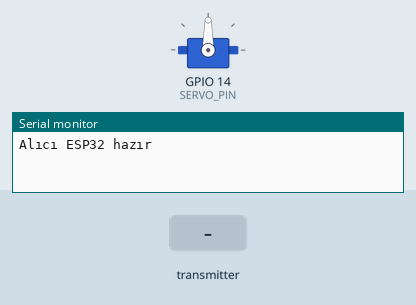
A sketch run on a simulated ESP32. Shown: servo, the last lines printed to the serial monitor. The inputs (shaded band) are chosen by the test bench. No radio packets arrive unless stated.

Above: at 1.2 s.
1.3 s: the transmitter starts sending receivedValue = 0
At 2.5 s:
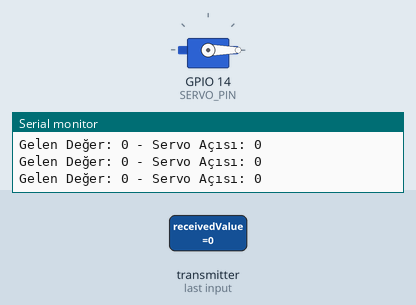
2.8 s: the transmitter starts sending receivedValue = 1024
At 3.7 s:
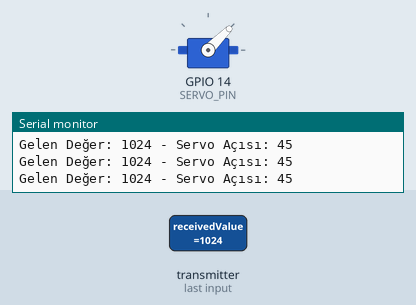
4.3 s: the transmitter starts sending receivedValue = 4095
At 4.8 s:
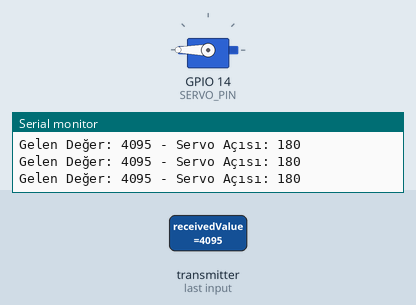
5.8 s: the transmitter starts sending receivedValue = 2048
At 7.2 s:
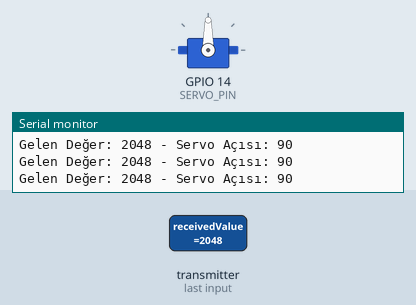
Timing chart, 0 to 8.3 s (numbered marks = the images above; inputs shaded):
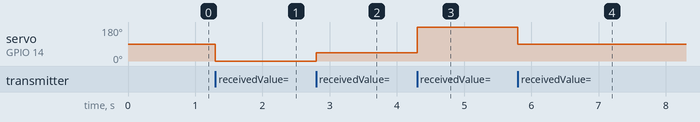

The sketch:

pot_alma.ino
```cpp
#include <RF24.h>
#include <Servo_ESP32.h>

// Define NRF24L01 pins
#define CE_PIN 4
#define CSN_PIN 5

// Servo motor pin
static const int  SERVO_PIN = 14;  // GPIO2

RF24 radio(CE_PIN, CSN_PIN);
const byte address[6] = "00001";  // Adres tanımlama

Servo_ESP32 myServo;  // Servo motor nesnesi

void setup() {
  Serial.begin(115200);

  // Initialize NRF24L01
  radio.begin();
  radio.openReadingPipe(1, address);
  radio.setPALevel(RF24_PA_LOW);
  radio.startListening();

  myServo.attach(SERVO_PIN);  // Servo motoru bağla

  Serial.println("Alıcı ESP32 hazır");
}

void loop() {
  if (radio.available()) {
    int receivedValue;
    radio.read(&receivedValue, sizeof(receivedValue));  // Mesajı al

    // Potansiyometre değerini 0-180 aralığına çevir
    int servoValue = map(receivedValue, 0, 4095, 0, 180);
    myServo.write(servoValue);  // Servo motorun açı değerini ayarla

    Serial.print("Gelen Değer: ");
    Serial.print(receivedValue);
    Serial.print(" - Servo Açısı: ");
    Serial.println(servoValue);
  }
}
```

Measured:
- after the input at 1.3 s, servo on GPIO 14 (SERVO_PIN): 90° → 0° at once
- after the input at 2.8 s, servo on GPIO 14 (SERVO_PIN): 0° → 45° at once
- after the input at 4.3 s, servo on GPIO 14 (SERVO_PIN): 45° → 180° at once
- after the input at 5.8 s, servo on GPIO 14 (SERVO_PIN): 180° → 90° at once
